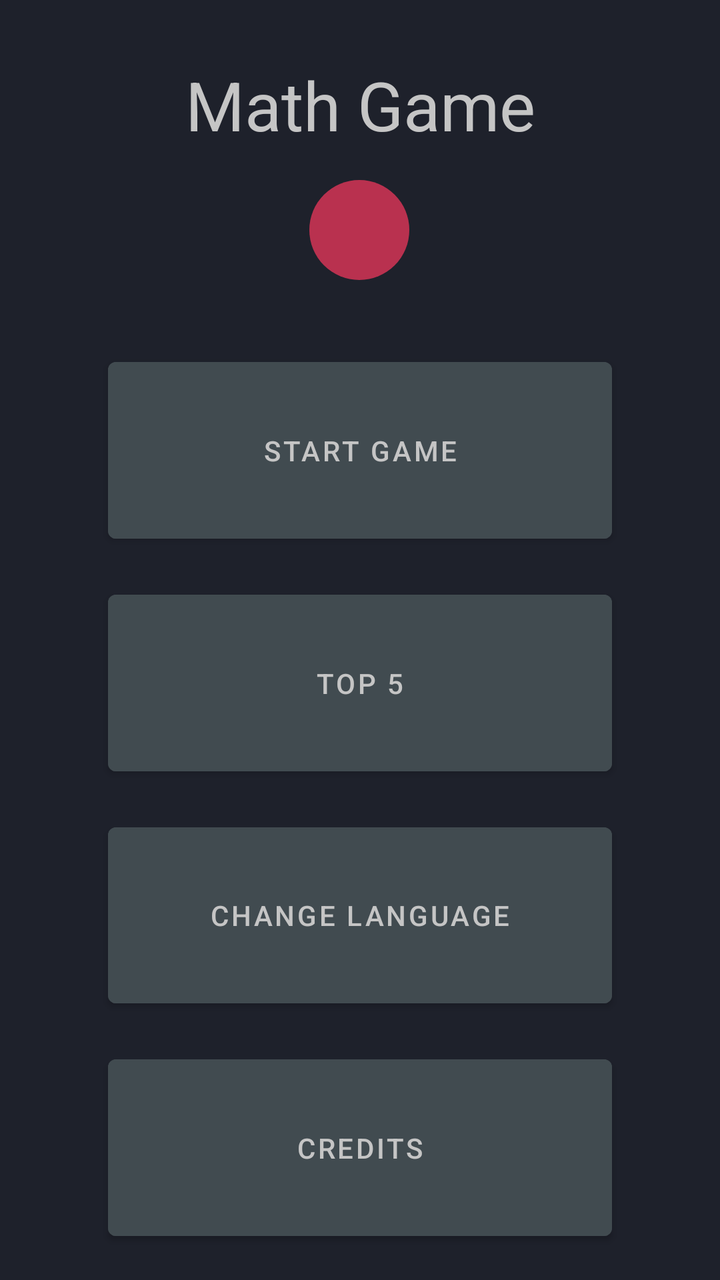
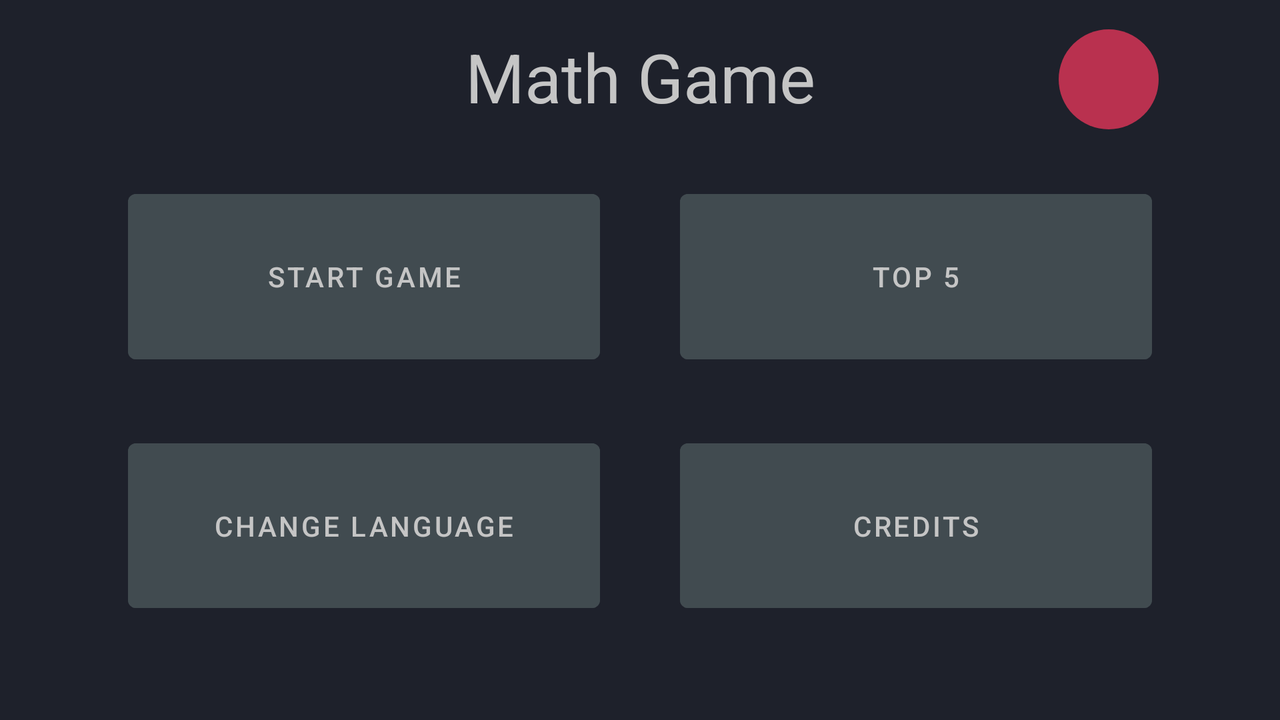

First picture: res/layout/ on a phone held upright. Second picture: the repository's own variant of that layout, on a device whose configuration matches the variant's folder. Source for both follows.
<!-- AndroidManifest.xml: application theme Theme.AM_TP -->
<!-- res/layout/activity_menu.xml -->
<?xml version="1.0" encoding="utf-8"?>
<androidx.constraintlayout.widget.ConstraintLayout xmlns:android="http://schemas.android.com/apk/res/android"
    xmlns:app="http://schemas.android.com/apk/res-auto"
    xmlns:tools="http://schemas.android.com/tools"
    android:layout_width="match_parent"
    android:layout_height="match_parent"
    android:background="@color/background_color"
    tools:context=".ui.MainActivity">

    <Button
        android:id="@+id/btnStart"
        android:layout_width="0dp"
        android:layout_height="0dp"
        android:layout_marginTop="100dp"
        android:backgroundTint="@color/primary"
        android:text="@string/start_game"
        android:textColor="@color/text_color"
        app:layout_constraintBottom_toTopOf="@+id/btnTop5"
        app:layout_constraintEnd_toStartOf="@+id/guideline9"
        app:layout_constraintHorizontal_bias="0.0"
        app:layout_constraintStart_toStartOf="@+id/guideline7"
        app:layout_constraintTop_toBottomOf="@+id/txtTitle"
        app:layout_constraintVertical_bias="0.57"
        app:layout_constraintVertical_chainStyle="packed" />

    <Button
        android:id="@+id/btnCredits"
        android:layout_width="0dp"
        android:layout_height="0dp"
        android:layout_marginTop="16dp"
        android:layout_marginBottom="16dp"
        android:backgroundTint="@color/primary"
        android:text="@string/credits"
        android:textColor="@color/text_color"
        app:layout_constraintBottom_toBottomOf="parent"
        app:layout_constraintEnd_toStartOf="@+id/guideline9"
        app:layout_constraintHorizontal_bias="1.0"
        app:layout_constraintStart_toStartOf="@+id/guideline7"
        app:layout_constraintTop_toBottomOf="@+id/btnLanguage" />

    <Button
        android:id="@+id/btnLanguage"
        android:layout_width="0dp"
        android:layout_height="0dp"
        android:layout_marginTop="16dp"
        android:backgroundTint="@color/primary"
        android:text="@string/change_language"
        android:textColor="@color/text_color"
        app:layout_constraintBottom_toTopOf="@+id/btnCredits"
        app:layout_constraintEnd_toStartOf="@+id/guideline9"
        app:layout_constraintHorizontal_bias="0.0"
        app:layout_constraintStart_toStartOf="@+id/guideline7"
        app:layout_constraintTop_toBottomOf="@+id/btnTop5" />

    <Button
        android:id="@+id/btnTop5"
        android:layout_width="0dp"
        android:layout_height="0dp"
        android:layout_marginTop="16dp"
        android:backgroundTint="@color/primary"
        android:text="@string/top_5"
        android:textColor="@color/text_color"
        app:layout_constraintBottom_toTopOf="@+id/btnLanguage"
        app:layout_constraintEnd_toStartOf="@+id/guideline9"
        app:layout_constraintHorizontal_bias="0.5"
        app:layout_constraintStart_toStartOf="@+id/guideline7"
        app:layout_constraintTop_toBottomOf="@+id/btnStart" />


    <TextView
        android:id="@+id/txtTitle"
        android:layout_width="wrap_content"
        android:layout_height="wrap_content"
        android:text="@string/math_game"
        android:textColor="@color/text_color"
        android:textSize="34sp"
        app:layout_constraintBottom_toBottomOf="parent"
        app:layout_constraintEnd_toEndOf="parent"
        app:layout_constraintStart_toStartOf="parent"
        app:layout_constraintTop_toTopOf="parent"
        app:layout_constraintVertical_bias="0.050000012" />

    <androidx.constraintlayout.widget.Guideline
        android:id="@+id/guideline7"
        android:layout_width="wrap_content"
        android:layout_height="wrap_content"
        android:orientation="vertical"
        app:layout_constraintGuide_percent="0.15" />

    <androidx.constraintlayout.widget.Guideline
        android:id="@+id/guideline9"
        android:layout_width="wrap_content"
        android:layout_height="wrap_content"
        android:layout_marginEnd="47dp"
        android:orientation="vertical"
        app:layout_constraintEnd_toEndOf="parent"
        app:layout_constraintGuide_percent="0.85"
        app:layout_constraintHorizontal_bias="0.5"
        app:layout_constraintStart_toStartOf="parent" />

    <ImageButton
        android:adjustViewBounds="true"
        android:scaleType="fitCenter"
        android:id="@+id/btnProfile"
        android:layout_width="50dp"
        android:layout_height="50dp"
        android:layout_marginTop="15dp"
        android:background="@drawable/profile_picture_shape"
        android:contentDescription="@string/profile"
        app:layout_constraintEnd_toEndOf="@+id/txtTitle"
        app:layout_constraintHorizontal_bias="0.496"
        app:layout_constraintStart_toStartOf="@+id/txtTitle"
        app:layout_constraintTop_toBottomOf="@+id/txtTitle"
        app:srcCompat="@drawable/profile_vector" />


</androidx.constraintlayout.widget.ConstraintLayout>
<!-- resources referenced by this layout -->
<resources>
  <color name="background_color">#1e212b</color>
  <color name="primary">#414B50</color>
  <color name="text_color">#C5C5C5</color>
  <!-- drawable profile_picture_shape (drawable) -->
  <?xml version="1.0" encoding="utf-8"?>
  <shape xmlns:android="http://schemas.android.com/apk/res/android">
      <solid android:color="@color/node_main" />
      <corners android:radius="25dp" />
  </shape>
  <string name="change_language">Change Language</string>
  <string name="credits">Credits</string>
  <string name="math_game">Math Game</string>
  <string name="profile">Profile</string>
  <string name="start_game">Start Game</string>
  <string name="top_5">Top 5</string>
  <style name="Theme.AM_TP" parent="Theme.MaterialComponents.DayNight.DarkActionBar">
          
          <item name="colorPrimary">@color/purple_500</item>
          <item name="colorPrimaryVariant">@color/purple_700</item>
          <item name="colorOnPrimary">@color/white</item>
          
          <item name="colorSecondary">@color/teal_200</item>
          <item name="colorSecondaryVariant">@color/teal_700</item>
          <item name="colorOnSecondary">@color/black</item>
          
          <item name="android:statusBarColor">?attr/colorPrimaryVariant</item>
          
      </style>
  <color name="node_main">#b9314f</color>
  <color name="purple_500">#FF6200EE</color>
  <color name="purple_700">#FF3700B3</color>
  <color name="white">#FFFFFFFF</color>
  <color name="teal_200">#FF03DAC5</color>
  <color name="teal_700">#FF018786</color>
  <color name="black">#FF000000</color>
</resources>
<!-- res/layout-land/activity_menu.xml (the repository's variant of the layout above) -->
<!-- drawn on the phone turned sideways -->
<?xml version="1.0" encoding="utf-8"?>
<androidx.constraintlayout.widget.ConstraintLayout xmlns:android="http://schemas.android.com/apk/res/android"
    xmlns:app="http://schemas.android.com/apk/res-auto"
    xmlns:tools="http://schemas.android.com/tools"
    android:layout_width="match_parent"
    android:layout_height="match_parent"
    android:background="@color/background_color"
    tools:context=".ui.MainActivity">

    <Button
        android:id="@+id/btnTop5"
        android:layout_width="0dp"
        android:layout_height="0dp"
        android:layout_marginStart="20dp"
        android:layout_marginTop="30dp"
        android:layout_marginBottom="15dp"
        android:backgroundTint="@color/primary"
        android:text="@string/top_5"
        android:textColor="@color/text_color"
        app:layout_constraintBottom_toTopOf="@+id/btnCredits"
        app:layout_constraintEnd_toStartOf="@+id/guideline9"
        app:layout_constraintHorizontal_bias="0.5"
        app:layout_constraintStart_toEndOf="@+id/btnStart"
        app:layout_constraintTop_toBottomOf="@+id/txtTitle" />

    <Button
        android:id="@+id/btnStart"
        android:layout_width="0dp"
        android:layout_height="0dp"
        android:layout_marginTop="30dp"
        android:layout_marginEnd="20dp"
        android:layout_marginBottom="15dp"
        android:backgroundTint="@color/primary"
        android:text="@string/start_game"
        android:textColor="@color/text_color"
        app:layout_constraintBottom_toTopOf="@+id/btnLanguage"
        app:layout_constraintEnd_toStartOf="@+id/btnTop5"
        app:layout_constraintHorizontal_bias="0.5"
        app:layout_constraintStart_toStartOf="@+id/guideline7"
        app:layout_constraintTop_toBottomOf="@+id/txtTitle" />

    <Button
        android:id="@+id/btnLanguage"
        android:layout_width="0dp"
        android:layout_height="0dp"
        android:layout_marginTop="15dp"
        android:layout_marginEnd="20dp"
        android:layout_marginBottom="50dp"
        android:backgroundTint="@color/primary"
        android:text="@string/change_language"
        android:textColor="@color/text_color"
        app:layout_constraintBottom_toBottomOf="parent"
        app:layout_constraintEnd_toStartOf="@+id/btnCredits"
        app:layout_constraintHorizontal_bias="0.5"
        app:layout_constraintStart_toStartOf="@+id/guideline7"
        app:layout_constraintTop_toBottomOf="@+id/btnStart" />

    <Button
        android:id="@+id/btnCredits"
        android:layout_width="0dp"
        android:layout_height="0dp"
        android:layout_marginStart="20dp"
        android:layout_marginTop="15dp"
        android:layout_marginBottom="50dp"
        android:backgroundTint="@color/primary"
        android:text="@string/credits"
        android:textColor="@color/text_color"
        app:layout_constraintBottom_toBottomOf="parent"
        app:layout_constraintEnd_toStartOf="@+id/guideline9"
        app:layout_constraintHorizontal_bias="0.5"
        app:layout_constraintStart_toEndOf="@+id/btnLanguage"
        app:layout_constraintTop_toBottomOf="@+id/btnTop5" />

    <TextView
        android:id="@+id/txtTitle"
        android:layout_width="wrap_content"
        android:layout_height="wrap_content"
        android:text="@string/math_game"
        android:textColor="@color/text_color"
        android:textSize="34sp"
        app:layout_constraintBottom_toBottomOf="parent"
        app:layout_constraintEnd_toEndOf="parent"
        app:layout_constraintStart_toStartOf="parent"
        app:layout_constraintTop_toTopOf="parent"
        app:layout_constraintVertical_bias="0.050000012" />

    <androidx.constraintlayout.widget.Guideline
        android:id="@+id/guideline7"
        android:layout_width="wrap_content"
        android:layout_height="wrap_content"
        android:orientation="vertical"
        app:layout_constraintGuide_percent="0.1" />

    <androidx.constraintlayout.widget.Guideline
        android:id="@+id/guideline9"
        android:layout_width="wrap_content"
        android:layout_height="wrap_content"
        android:layout_marginEnd="47dp"
        android:orientation="vertical"
        app:layout_constraintEnd_toEndOf="parent"
        app:layout_constraintGuide_percent="0.9"
        app:layout_constraintHorizontal_bias="0.5"
        app:layout_constraintStart_toStartOf="parent" />

    <ImageButton
        android:id="@+id/btnProfile"
        android:layout_width="50dp"
        android:layout_height="50dp"
        android:layout_marginStart="122dp"
        android:layout_marginTop="16dp"
        android:layout_marginBottom="28dp"
        android:adjustViewBounds="true"
        android:background="@drawable/profile_picture_shape"
        android:contentDescription="@string/profile"
        android:scaleType="fitCenter"
        app:layout_constraintBottom_toTopOf="@+id/btnTop5"
        app:layout_constraintEnd_toStartOf="@+id/guideline9"
        app:layout_constraintHorizontal_bias="0.03"
        app:layout_constraintStart_toEndOf="@+id/txtTitle"
        app:layout_constraintTop_toTopOf="parent"
        app:srcCompat="@drawable/profile_vector" />


</androidx.constraintlayout.widget.ConstraintLayout>
